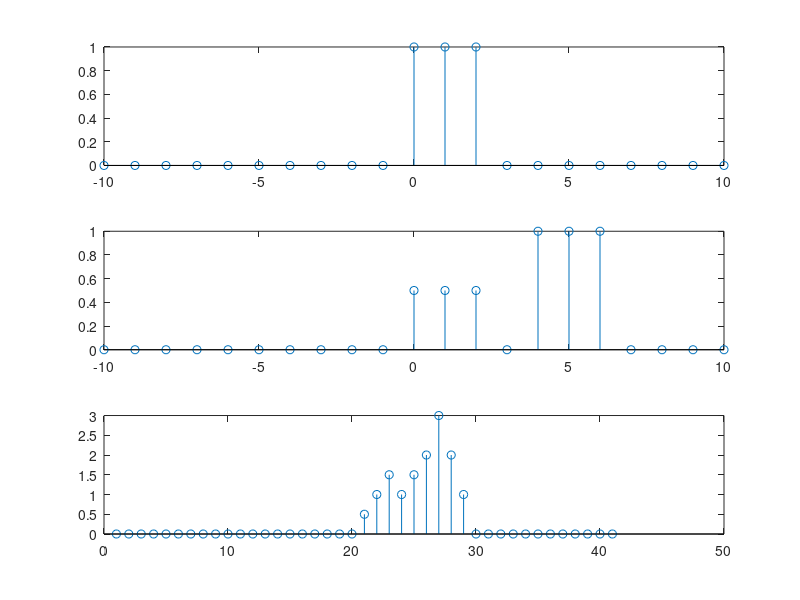

Recreate this plot in MATLAB.
n=-10:10;
x=zeros(1,21);
h=zeros(1,21);
x (n>=0& n<=2)=1;
h(n>=0& n<=2)=0.5;
h(n>=4& n<=6)=1;
v=conv(h,x);
subplot(311); stem(n,x);
subplot(312); stem(n,h);
subplot(313); stem(v);